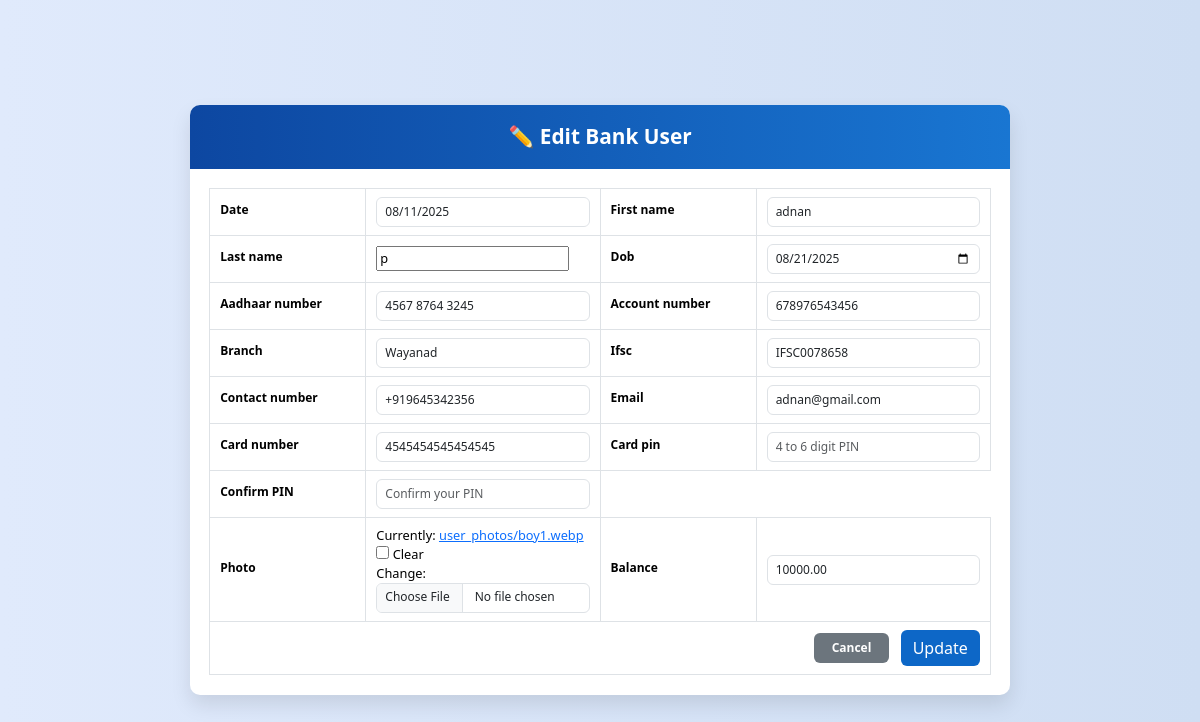
Screenshot of /edit/34/ with the database file from the repository.
### api/models.py (models this page shows, shortened)
class BankUser(models.Model):
    date = models.DateField(default=date.today)
    first_name = models.CharField(max_length=20)
    last_name = models.CharField(max_length=20)
    dob = models.DateField()
    account_number = models.CharField(
        max_length=12,
        unique=True,
        validators=[RegexValidator(r'^\d{10,12}$', 'Account number must be 12 digits')]
    )
    branch = models.CharField(max_length=50)
    ifsc = models.CharField(
        max_length=11,
        validators=[RegexValidator(
            r'^[A-Z]{4}0[A-Z0-9]{6}$',
            'Invalid IFSC. Format: 4 letters, 0, then 6 alphanumerics (e.g., SBIN0001234)'
        )]
    )
    aadhaar_number = models.CharField(
        max_length=12,
        validators=[RegexValidator(r'^\d{12}$', 'Aadhaar must be a 12-digit number')]
    )
    Contact_number = models.CharField(
        max_length=13,
        validators=[RegexValidator(r'^\+91\d{10}$', 'Mobile must be +91 followed by 10 digits')]
    )
    email = models.EmailField(validators=[EmailValidator('Enter a valid email address')])
    card_number = models.CharField(
        max_length=16,
        validators=[RegexValidator(r'^\d{16}$', 'Card number must be exactly 16 digits')]
    )
    card_pin = models.CharField(
        max_length=6,
        validators=[
            RegexValidator(r'^\d+$', 'PIN must be numeric only'),
            MinLengthValidator(4, message="PIN must be at least 4 digits"),
            MaxLengthValidator(6, message="PIN can be at most 6 digits"),
        ]
    )
    photo = models.ImageField(upload_to='user_photos/', null=True, blank=True)
    balance = models.DecimalField(max_digits=12, decimal_places=2, default=0.00)
    pin = models.CharField(max_length=6,default='0000')
    class Meta:
        db_table = 'bankuser'
    class Meta:
        db_table = 'bankuser'

### api/views.py (the view)
# urls.py: path('edit/<int:user_id>/', views.edit_user, name='edit_user'),
def edit_user(request, user_id):
    user = get_object_or_404(BankUser, id=user_id)
    if request.method == 'POST':
        form = BankUserForm(request.POST, request.FILES, instance=user)
        if form.is_valid():
            form.save()
            messages.success(request, "User details updated successfully!")
            return redirect('user_list')
    else:
        form = BankUserForm(instance=user)
    return render(request, 'edit_user.html', {'form': form, 'user': user})

### api/templates/edit_user.html (shortened to what this page needs)
<!DOCTYPE html>
<html lang="en">
<head>
  <link href="https://cdn.jsdelivr.net/npm/bootstrap@5.3.2/dist/css/bootstrap.min.css" rel="stylesheet">
  <link rel="stylesheet" href="https://cdnjs.cloudflare.com/ajax/libs/intl-tel-input/17.0.8/css/intlTelInput.min.css" />
</head>
<body>
<div class="registration-container">
  <div class="registration-header">
    ✏️ Edit Bank User
  </div>
  <form method="post" enctype="multipart/form-data">
    <div class="registration-body">
      <table class="table table-bordered align-middle mb-0">
        <tbody>
        {% for field in form %}
          {% if field.name != "photo" and field.name != "balance" %}
            {% if forloop.counter0|divisibleby:2 %}
              <tr>
                <td style="width: 20%;"><label class="form-label" for="{{ field.id_for_label }}">{{ field.label }}</label></td>
                <td style="width: 30%;">
                  {{ field }}
                </td>
            {% else %}
                <td style="width: 20%;"><label class="form-label" for="{{ field.id_for_label }}">{{ field.label }}</label></td>
                <td style="width: 30%;">
                  {{ field }}
                </td>
              </tr>
            {% endif %}
          {% endif %}
        {% endfor %}
        <tr>
          <td><label class="form-label" for="{{ form.photo.id_for_label }}">{{ form.photo.label }}</label></td>
          <td>
            {{ form.photo }}
          </td>
          <td><label class="form-label" for="{{ form.balance.id_for_label }}">{{ form.balance.label }}</label></td>
          <td>
            {{ form.balance }}
          </td>
        </tr>
        <tr>
          <td colspan="4" class="text-end">
            <a href="{% url 'user_list' %}" class="btn btn-cancel me-2">Cancel</a>
            <button type="submit" class="btn btn-update">Update</button>
          </td>
        </tr>
        </tbody>
      </table>
    </div>
  </form>
</div>
</body>
</html>

### api/templates/edit_user.html (style rules this page uses)
body { background: linear-gradient(to right, #e0eafc, #cfdef3); height: 100vh; margin: 0; display: flex; justify-content: center; align-items: center; font-family: 'Segoe UI', sans-serif; }
.registration-container { width: 820px; background-color: #ffffff; border-radius: 10px; box-shadow: 0 10px 20px rgba(0, 0, 0, 0.1); overflow: hidden; font-size: 0.8rem; }
.registration-header { background: linear-gradient(90deg, #0d47a1, #1976d2); color: #fff; padding: 1rem; text-align: center; font-size: 1.3rem; font-weight: 600; }
.registration-body { padding: 1.2rem; }
.form-label { font-weight: 600; font-size: 0.75rem; margin-bottom: 0.3rem; }
.form-control, .input-group-text { font-size: 0.75rem; height: 30px; padding: 4px 8px; border-radius: 6px; }
table.table td { padding: 8px 10px; vertical-align: middle; }
.btn-cancel, .btn-register { font-size: 0.75rem; padding: 6px 18px; border-radius: 6px; font-weight: 600; transition: all 0.3s ease; }
.btn-cancel { background-color: #6c757d; color: white; border: none; }
.btn-update { background-color: #0d67c7; color: white; border: none; }

### rows the page displays
BankUser: form "08/11/2025" "p" "4567 8764 3245" "Wayanad" "+919645342356" "4545454545454545", form "adnan" "08/21/2025" "678976543456" "IFSC0078658" "adnan@gmail.com", balance "10000.00"

### other values shown
{{ field.label }} "Date" "Last name" "Aadhaar number" "Branch" "Contact number" "Card number" "Confirm PIN"
{{ field.label }} "First name" "Dob" "Account number" "Ifsc" "Email" "Card pin"
